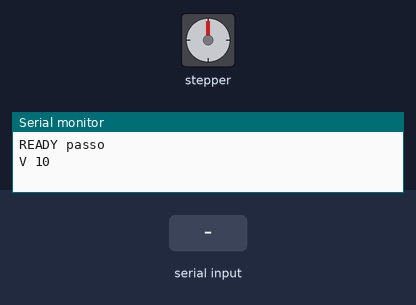
A sketch run on a simulated Arduino Uno, built with avr-gcc and run on an emulated ATmega328P. On the bench: stepper motor, the last lines printed to the serial monitor. Wiring (inferred from the names in the program): stepper motor (2048 steps per turn assumed): coils pin 8, pin 9, pin 10, pin 11. Inputs (shaded band) come from the test bench.

Above: at 1.2 s.
1.3 s: "G90\n" received over Serial
At 3.1 s:
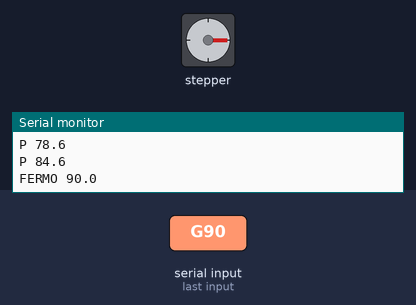
4.3 s: "R90\n" received over Serial
At 6.6 s:
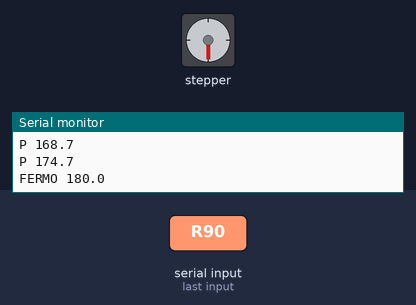
7.3 s: "R90\n" received over Serial
At 10.1 s:
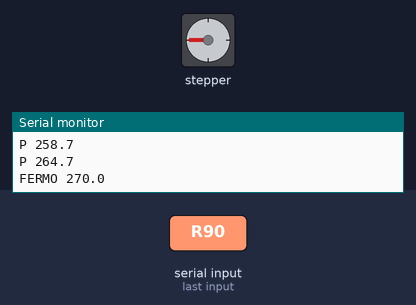
Timing chart, 0 to 11.6 s (numbered marks = the images above; inputs shaded):
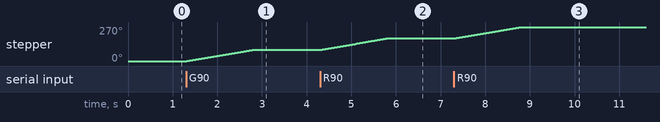

Measured:
- after the input at 1.3 s, stepper: turns 90° clockwise in 1.5 s, starting at once
- after the input at 4.3 s, stepper: turns 90° clockwise in 1.5 s, starting at once
- after the input at 7.3 s, stepper: turns 90° clockwise in 1.5 s, starting at once

The sketch:

passo.ino
```cpp
// UNO Lab — progetto "passo": motore passo-passo 28BYJ-48 con il modulo driver ULN2003.
// Alimentazione: modulo di alimentazione sulla breadboard (5V) con batteria 9V.
// Collegamenti (cavetti maschio-femmina):
//   IN1 -> pin 8   IN2 -> pin 9   IN3 -> pin 10   IN4 -> pin 11
//   + del driver -> riga + (5V del modulo)   - del driver -> riga –   GND della UNO -> riga –
//   motore: connettore bianco nella presa del driver (entra solo in un verso)
// Comandi: ID?  |  G<gradi> vai all'angolo  |  R<gradi> ruota di (+ orario, - antiorario)
//          |  V<giri/min 1-15>  |  Z imposta lo zero qui  |  X ferma e rilascia
// Invio: "P <gradi>" durante il movimento, "FERMO <gradi>" all'arrivo
#include <Arduino.h>

const char* ID = "passo";
const int PIN[4] = { 8, 9, 10, 11 };
const long PASSI_GIRO = 4096;                 // mezzi passi per un giro dell'albero
const byte SEQ[8] = { 0b1000, 0b1100, 0b0100, 0b0110, 0b0010, 0b0011, 0b0001, 0b1001 };

long pos = 0, obiettivo = 0;
unsigned long intervallo = 2000, tPasso = 0, tInvio = 0;
bool inMoto = false;
char buf[24];
byte len = 0;

void bobine(byte b) { for (int i = 0; i < 4; i++) digitalWrite(PIN[i], (b >> (3 - i)) & 1); }
float gradi() { return pos * 360.0 / PASSI_GIRO; }

void velocita(int rpm) {
  rpm = constrain(rpm, 1, 15);
  intervallo = 60000000UL / ((unsigned long)rpm * PASSI_GIRO);
  Serial.print("V "); Serial.println(rpm);
}

void comando(char* c) {
  if (strcmp(c, "ID?") == 0) { Serial.print("ID "); Serial.println(ID); return; }
  if (c[0] == 'G') { obiettivo = (long)(atof(c + 1) * PASSI_GIRO / 360.0); inMoto = true; return; }
  if (c[0] == 'R') { obiettivo = pos + (long)(atof(c + 1) * PASSI_GIRO / 360.0); inMoto = true; return; }
  if (c[0] == 'V') { velocita(atoi(c + 1)); return; }
  if (c[0] == 'Z') { pos = obiettivo = 0; Serial.println("FERMO 0.0"); return; }
  if (c[0] == 'X') { obiettivo = pos; inMoto = false; bobine(0); Serial.print("FERMO "); Serial.println(gradi(), 1); return; }
  if (c[0] == '?') { Serial.print("P "); Serial.println(gradi(), 1); return; }
  if (c[0]) Serial.println("ERR cmd");
}

void setup() {
  for (int i = 0; i < 4; i++) pinMode(PIN[i], OUTPUT);
  Serial.begin(115200);
  Serial.print("READY "); Serial.println(ID);
  velocita(10);
}

void loop() {
  while (Serial.available()) {
    char ch = Serial.read();
    if (ch == '\n' || ch == '\r') { buf[len] = 0; comando(buf); len = 0; }
    else if (len < sizeof(buf) - 1) buf[len++] = ch;
  }
  if (!inMoto) return;
  unsigned long ora = micros();
  if (pos == obiettivo) {
    inMoto = false;
    bobine(0);                                  // spegne le bobine: il motore non scalda
    Serial.print("FERMO "); Serial.println(gradi(), 1);
    return;
  }
  if (ora - tPasso >= intervallo) {
    tPasso = ora;
    pos += (obiettivo > pos) ? 1 : -1;
    bobine(SEQ[((pos % 8) + 8) % 8]);
  }
  if (millis() - tInvio > 100) { tInvio = millis(); Serial.print("P "); Serial.println(gradi(), 1); }
}
```
